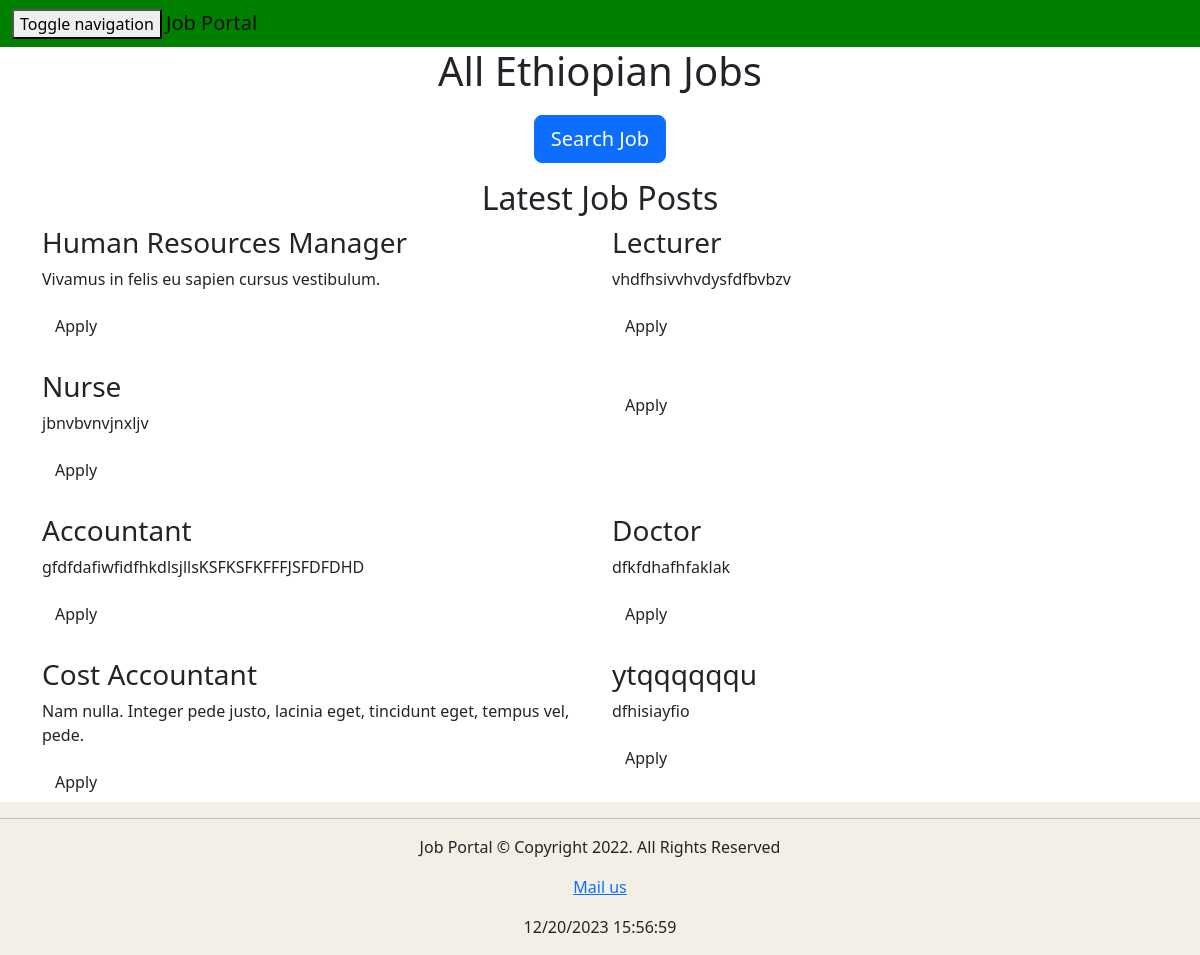
The page / on the database its author committed.
### tables this page shows
CREATE TABLE `job_post` (
  `id_jobpost` int(11) NOT NULL,
  `id_company` int(11) NOT NULL,
  `jobtitle` varchar(255) NOT NULL,
  `description` text NOT NULL,
  `minimumsalary` varchar(255) NOT NULL,
  `maximumsalary` varchar(255) NOT NULL,
  `experience` varchar(255) NOT NULL,
  `qualification` varchar(255) NOT NULL,
  `createdat` timestamp NOT NULL DEFAULT current_timestamp()
);

### index.php (the view, shortened to what this page needs)
<?php
  require_once("db.php");
?>
<!DOCTYPE html>
<html lang="en">
  <head>
    <link href="https://cdn.jsdelivr.net/npm/bootstrap@5.2.2/dist/css/bootstrap.min.css" rel="stylesheet">
  </head>
  <body>
    <header class="bg-green text-white">
      <nav class="navbar" style="background:green;">
        <div class="container-fluid">
          <div class="navbar-header">
            <button type="button" class="navbar-toggle collapsed" data-toggle="collapse" data-target="#bs-example-navbar-collapse-1" aria-expanded="false">
              <span class="sr-only">Toggle navigation</span>
            </button>
            <a class="navbar-brand" href="index.php">Job Portal</a>
          </div>
        </div>
      </nav>
    </header>
    <section>
      <div class="container-fluid">
        <div class="row">
          <div class="col-md-12">
            <div class="jumbotron text-center">
              <h1>All Ethiopian Jobs</p>
              <p><a class="btn btn-primary btn-lg" href="search.php" role="button">Search Job</a></p>
            </div>
          </div>
        </div>
      </div>
    </section>
    <section>
      <div class="container">
        <div class="row">
          <h2 class="text-center">Latest Job Posts</h2>
          <?php
          $sql = "SELECT * FROM job_post Order By Rand() Limit 8";
          $result = $conn->query($sql);
          if($result->num_rows > 0) {
            while($row = $result->fetch_assoc())
            {
             ?>
            <div class="col-md-6 fixHeight">
              <h3><?php echo $row['jobtitle']; ?></h3>
              <p><?php echo $row['description']; ?></p>
              <a href="apply-job-post.php?id=<?php echo $row['id_jobpost']; ?>" class="btn btn-default">Apply</a>
            </div>
          <?php
            }
          }
          else{
          ?>
            <div style="background: lightblue; height: 150px; text-align:center "><h2 style = "color: #fa0754; text-shadow: 2px 2px 2px #5dfa02, 0 0 35px yellow, 0 0 10px darkblue; padding-top: 65px">&#x1f64f Sorry, No Jobs available! Please Come Back Later &#8986</h2></div>
          <?php } ?>
        </div>
      </div>
    </section>
    <footer id="footer" style="background:#f2efe6; position:absolute; margin-bottom: 0px; width:100%;">
    <hr>
      <section style="padding: top 10px;">
        <p style="text-align:center">Job Portal  &copy Copyright 2022.  All Rights Reserved</p>
        <p style="text-align:center"><a href="mailto:jobportal@gmail.com" class="mail">Mail us</a></p>
        <p id= "update" style="text-align:center"></p>
     </section>
    </footer>
  </body>
</html>

### rows shown on the page
job_post: jobtitle "Human Resources Manager", description "Vivamus in felis eu sapien cursus vestibulum."
job_post: jobtitle "Lecturer", description "vhdfhsivvhvdysfdfbvbzv"
job_post: jobtitle "Nurse", description "jbnvbvnvjnxljv"
job_post: jobtitle "Accountant", description "gfdfdafiwfidfhkdlsjllsKSFKSFKFFFJSFDFDHD"
job_post: jobtitle "Doctor", description "dfkfdhafhfaklak"
job_post: jobtitle "Cost Accountant", description "Nam nulla. Integer pede justo, lacinia eget, tincidunt eget, tempus vel, pede."
job_post: jobtitle "ytqqqqqqu", description "dfhisiayfio"
